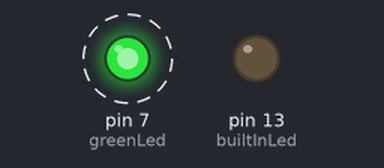
This sketch was run on a simulated Arduino Uno, built with avr-gcc and run on an emulated ATmega328P. Parts: output pins drawn as LEDs (lit = HIGH). Dashed ring = blinking.

Above: at 0.5 s.
Timing chart, 0 to 4.6 s (numbered marks = the images above):
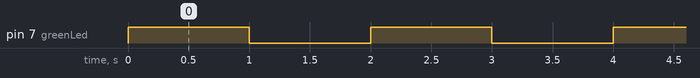

The sketch:

blink_green.ino
```cpp
const int greenLed = 7;
const int builtInLed = 13;

void setup() {
  // put your setup code here, to run once:
  pinMode(greenLed, OUTPUT);
  pinMode(builtInLed, OUTPUT);
}

void loop() {
  // put your main code here, to run repeatedly:

  digitalWrite(builtInLed, LOW);
  digitalWrite(greenLed, HIGH);
  delay(1000);
  digitalWrite(greenLed, LOW);
  delay(1000);

}
```

Measured:
- by itself, pin 7 (greenLed): alternates HIGH for 1.0 s and LOW for 1.0 s
